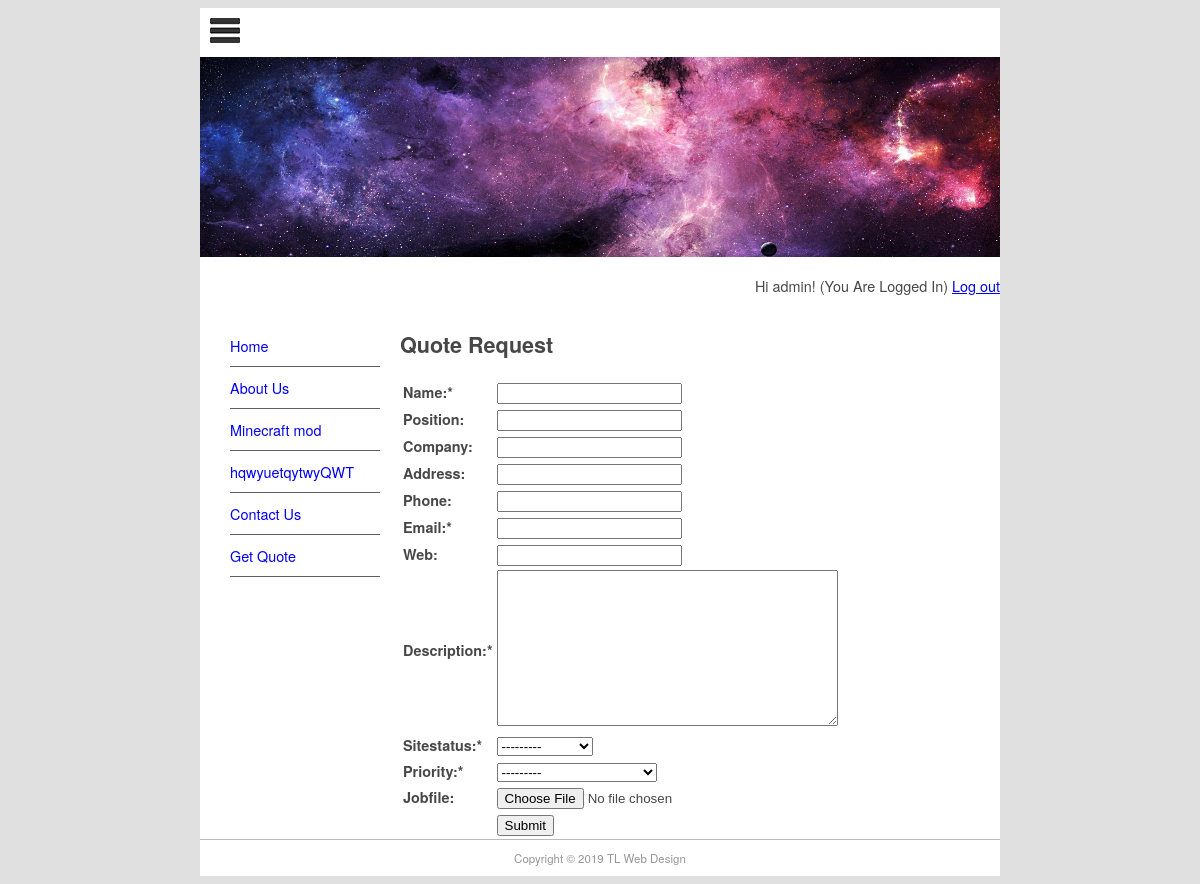
The page /quote/ (signed in) on the database its author committed.
### pages/models.py (models this page shows, shortened)
class Page(models.Model):
    title = models.CharField(max_length=60)
    permalink = models.CharField(max_length=12, unique=True)
    update_date = models.DateTimeField('Last Updated')
    bodytext = models.TextField('Page Content', blank=True)

### quotes/views.py (the view)
# urls.py: path('', views.quote_req, name='quote-request')
def quote_req(request):
    submitted = False
    if request.method == 'POST':
        form = QuoteForm(request.POST)
        if form.is_valid():
            form.save()
            return HttpResponseRedirect('/quote/?submitted=True')
    else:
        form = QuoteForm()
        if 'submitted' in request.GET:
            submitted = True
    return render(request, 'quotes/quote.html', {'form': form, 'page_list': Page.objects.all(),
    'submitted': submitted})

### quotes/forms.py
class QuoteForm(ModelForm):
    required_css_class = 'required'
    class Meta:
        model = Quote
        fields = ['name', 'position', 'company',
                'address', 'phone', 'email',
                'web', 'description', 'sitestatus',
                'priority', 'jobfile']

### quotes/templates/quotes/quote.html (shortened to what this page needs)
{% extends "base.html" %}
{% block sidenav %}
    {% for page in page_list %}
    <li><a href="{{ page.permalink}}">{{ page.title }}</a></li>
    {% endfor %}
{% endblock sidenav %}
{% block content %}
<h1>Quote Request</h1>
{% if submitted %}
    <p class="success">Your quote was submitted successfully. Thank you!</p>
{% else %}
    <form action="" enctype="multipart/form-data" method="POST" novalidate>
        <table>
            {{ form.as_table }}
            <tr>
                <td>&nbsp;</td>
                <td><input type="submit" value="Submit"></td>
            </tr>
        </table>
    </form>
{% endif %}
{% endblock content %}

### mysite/templates/base.html (shortened to what this page needs)
{% load static %}
<!doctype html>
<html>
<head>
<link href="{% static 'main.css' %}" rel="stylesheet" type="text/css">
</head>
<body>
<div id="wrapper">
  <header id="header">
    <div id="logo"><img src="{% static 'logo.jpg' %}" alt=""/></div>
    <div id="topbanner"><img src="{% static 'front_banner_galaxy.jpg' %}" width="800" height="200" alt=""/></div>
  </header>
  <div id='login_status' ALIGN=RIGHT>
  {% if user.is_authenticated %}
    <p>Hi {{ user.username }}! (You Are Logged In)
    <a href="{% url 'logout' %}">Log out</a></p>
  {% else %}
    <p>You are not logged in.
    <a href="{% url 'login' %}">Log In</a></p>
  {% endif %}
  </div>
  <aside id="leftsidebar">
    <nav id="nav">
        <ul>
        {% block sidenav %}{% endblock sidenav %}
        <li><a href="/contact">Contact Us</a></li>
        <li><a href="/quote/">Get Quote</a></li>
        </ul>
    </nav>
  </aside>
  <section id="main">
    {% block content %}{% endblock content %}
  </section>
  <footer id="footer">Copyright &copy; 2019 TL Web Design</footer>
</div>
</body>
</html>

### mysite/static/main.css (style rules this page uses)
#header { border-style: none; width: 800px; height: auto; }
#wrapper { margin-top: 0px; margin-left: auto; margin-right: auto; background-color: #FFFFFF; width: 800px; }
body { background-color: #E0E0E0; font-family: Gotham, "Helvetica Neue", Helvetica, Arial, sans-serif; font-size: 0.9em; text-align: justify; color: #474747; }
#footer { text-align: center; font-size: 0.8em; margin-top: 5px; padding-top: 10px; padding-bottom: 10px; background-color: #FFFFFF; border-top: thin solid #BBBBBB; clear: both; color: #969696; }
#nav li { padding-top: 10px; padding-bottom: 10px; font-size: 1em; list-style-type: none; border-bottom: thin solid #5F5F5F; color: #4C4C4C; left: 0px; list-style-position: inside; margin-left: -10px; }
#nav li a { text-decoration: none; }
#leftsidebar { width: 180px; height: 350px; float: left; }
#main { width: 560px; float: left; margin-left: 20px; margin-right: 10px; padding-right: 10px; }
#logo { padding: 10px; }
.required label::after { content:"*"; }

### rows shown on the page
Page: title "Home"
Page: title "About Us"
Page: title "Minecraft mod"
Page: title "hqwyuetqytwyQWT"

### other values the page prints
{{ user.username }} "admin"
